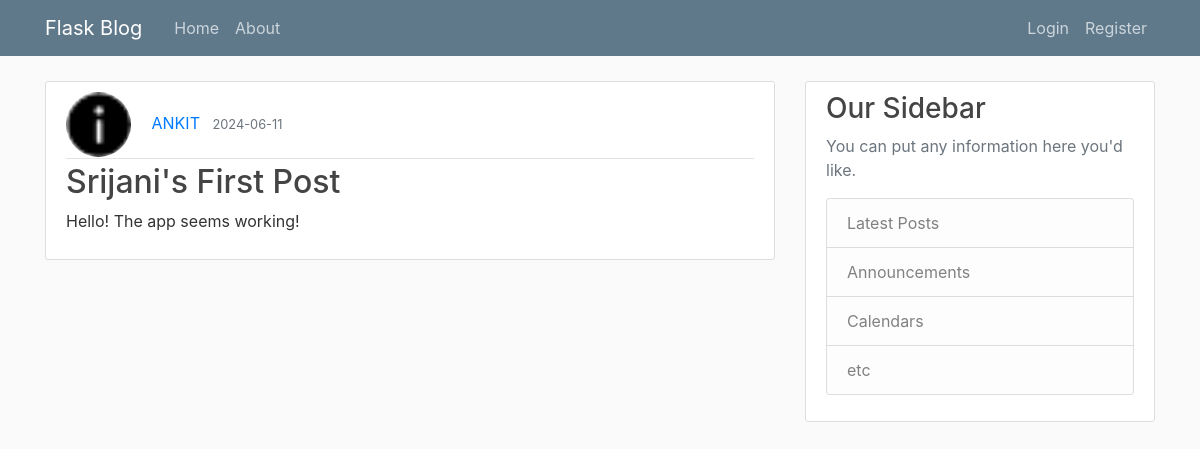
The app's page /, older data.
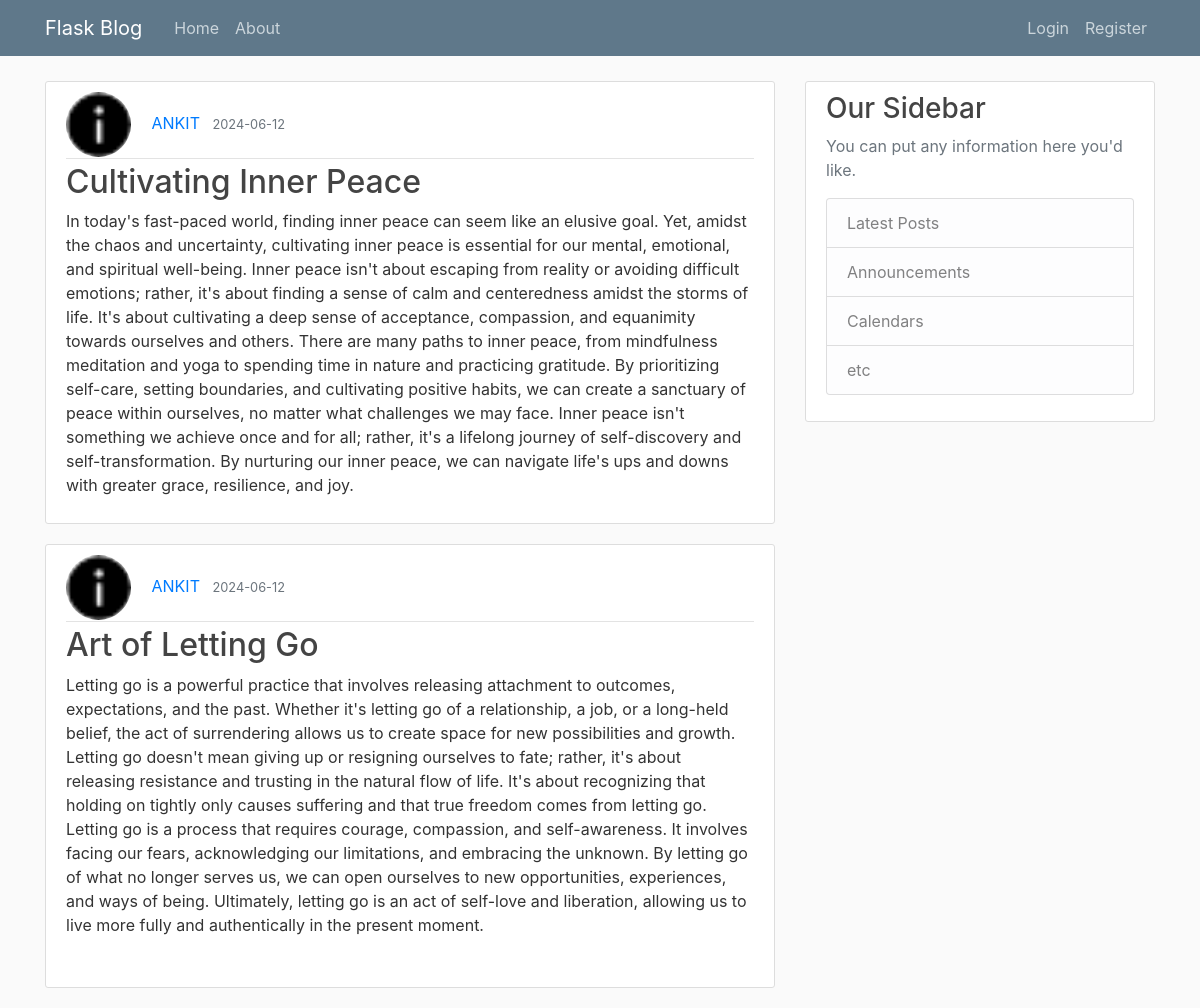
The same page, newer data.
### flaskblog/models.py (models this page shows, shortened)
class Post(db.Model):
    id = db.Column(db.Integer, primary_key=True)
    title = db.Column(db.String(100), nullable=False)
    date_posted = db.Column(db.DateTime, nullable=False, default=datetime.utcnow)
    content = db.Column(db.Text, nullable=False)
    user_id = db.Column(db.Integer, db.ForeignKey('user.id'), nullable=False)

class User(db.Model,UserMixin):
    id = db.Column(db.Integer, primary_key=True)
    username = db.Column(db.String(20), unique=True, nullable=False)
    email = db.Column(db.String(120), unique=True, nullable=False)
    image_file = db.Column(db.String(20), nullable=False, default='default.jpg')
    password = db.Column(db.String(60), nullable=False)
    posts = db.relationship('Post', backref='author', lazy=True)

### flaskblog/routes.py (the view)
@app.route("/")
def hello():
    page=request.args.get('page',1,type=int)
    posts=Post.query.order_by(Post.date_posted.desc()).paginate(page=page, per_page=2)
    return render_template('home.html',posts=posts,)

### flaskblog/templates/home.html
{% extends "layout.html" %}
{% block content %}
{% for post in posts %}
<article class="media content-section">
  <div class="media-body">
    <div class="article-metadata">
      <img class="rounded-circle article-img"
        src="{{ url_for('static', filename='profile_pics/' + post.author.image_file) }}">
      <a class="mr-2" href="#">{{ post.author.username }}</a>
      <small class="text-muted">{{ post.date_posted.strftime('%Y-%m-%d')}}</small>
    </div>
    <h2><a class="article-title" href="{{ url_for('post', post_id=post.id) }}">{{ post.title }}</a></h2>
    <p class="article-content">{{ post.content }}</p>
  </div>
</article>
{% endfor %}
{% endblock content %}

Row changes from the older to the newer data that the page shows:
no longer on this page (row unchanged): Post: image_file (picture), author.username "ANKIT", date_posted "2024-06-11", title "Srijani's First Post", content "Hello! The app seems working!"
added Post: image_file (picture), author.username "ANKIT", date_posted "2024-06-12", title "Cultivating Inner Peace", content "In today's fast-paced world, finding inner peace can seem like an elusive goal. Yet, amidst the chaos and uncertainty, cultivating inner peace is essential for our mental, emotional, and spiritual well-being. Inner peace isn't about escaping from reality or avoiding difficult emotions; rather, it's about finding a sense of calm and centeredness amidst the storms of life. It's about cultivating a deep sense of acceptance, compassion, and equanimity towards ourselves and others. There are many paths to inner peace, from mindfulness meditation and yoga to spending time in nature and practicing gratitude. By prioritizing self-care, setting boundaries, and cultivating positive habits, we can…"
added Post: image_file (picture), author.username "ANKIT", date_posted "2024-06-12", title "Art of Letting Go", content "Letting go is a powerful practice that involves releasing attachment to outcomes, expectations, and the past. Whether it's letting go of a relationship, a job, or a long-held belief, the act of surrendering allows us to create space for new possibilities and growth. Letting go doesn't mean giving up or resigning ourselves to fate; rather, it's about releasing resistance and trusting in the natural flow of life. It's about recognizing that holding on tightly only causes suffering and that true freedom comes from letting go. Letting go is a process that requires courage, compassion, and self-awareness. It involves facing our fears, acknowledging our limitations, and embracing the unknown. By…"
